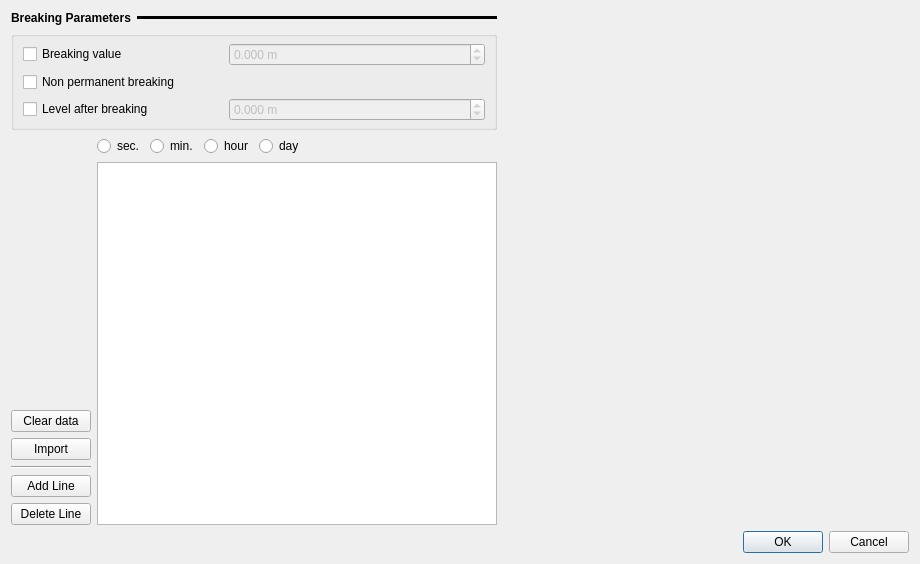
<?xml version="1.0" encoding="UTF-8"?>
<ui version="4.0">
 <class>Form</class>
 <widget class="QWidget" name="Form">
  <property name="geometry">
   <rect>
    <x>0</x>
    <y>0</y>
    <width>920</width>
    <height>564</height>
   </rect>
  </property>
  <property name="windowTitle">
   <string>Form</string>
  </property>
  <layout class="QGridLayout" name="gridLayout">
   <item row="2" column="0">
    <layout class="QHBoxLayout" name="horizontalLayout">
     <item>
      <layout class="QVBoxLayout" name="verticalLayout_2">
       <item>
        <spacer name="verticalSpacer_3">
         <property name="orientation">
          <enum>Qt::Vertical</enum>
         </property>
         <property name="sizeHint" stdset="0">
          <size>
           <width>20</width>
           <height>40</height>
          </size>
         </property>
        </spacer>
       </item>
       <item>
        <widget class="QPushButton" name="b_clear">
         <property name="text">
          <string>Clear data</string>
         </property>
        </widget>
       </item>
       <item>
        <widget class="QPushButton" name="b_import">
         <property name="text">
          <string>Import</string>
         </property>
        </widget>
       </item>
       <item>
        <widget class="Line" name="line">
         <property name="orientation">
          <enum>Qt::Horizontal</enum>
         </property>
        </widget>
       </item>
       <item>
        <widget class="QPushButton" name="b_add_line">
         <property name="text">
          <string>Add Line</string>
         </property>
        </widget>
       </item>
       <item>
        <widget class="QPushButton" name="b_delete_line">
         <property name="text">
          <string>Delete Line</string>
         </property>
        </widget>
       </item>
      </layout>
     </item>
     <item>
      <layout class="QVBoxLayout" name="verticalLayout_3">
       <item>
        <layout class="QHBoxLayout" name="horizontalLayout_2">
         <item>
          <widget class="QRadioButton" name="rb_sec">
           <property name="text">
            <string>sec.</string>
           </property>
          </widget>
         </item>
         <item>
          <widget class="QRadioButton" name="rb_min">
           <property name="text">
            <string>min.</string>
           </property>
          </widget>
         </item>
         <item>
          <widget class="QRadioButton" name="rb_hour">
           <property name="text">
            <string>hour</string>
           </property>
          </widget>
         </item>
         <item>
          <widget class="QRadioButton" name="rb_day">
           <property name="text">
            <string>day</string>
           </property>
          </widget>
         </item>
         <item>
          <spacer name="horizontalSpacer_3">
           <property name="orientation">
            <enum>Qt::Horizontal</enum>
           </property>
           <property name="sizeHint" stdset="0">
            <size>
             <width>40</width>
             <height>20</height>
            </size>
           </property>
          </spacer>
         </item>
        </layout>
       </item>
       <item>
        <widget class="QTableView" name="tab_sets">
         <property name="enabled">
          <bool>true</bool>
         </property>
         <property name="sizePolicy">
          <sizepolicy hsizetype="Expanding" vsizetype="Expanding">
           <horstretch>0</horstretch>
           <verstretch>0</verstretch>
          </sizepolicy>
         </property>
         <property name="minimumSize">
          <size>
           <width>400</width>
           <height>0</height>
          </size>
         </property>
         <attribute name="horizontalHeaderDefaultSectionSize">
          <number>50</number>
         </attribute>
         <attribute name="verticalHeaderDefaultSectionSize">
          <number>22</number>
         </attribute>
        </widget>
       </item>
      </layout>
     </item>
    </layout>
   </item>
   <item row="1" column="0">
    <widget class="QGroupBox" name="grp_break">
     <property name="title">
      <string/>
     </property>
     <layout class="QGridLayout" name="gridLayout_8">
      <property name="topMargin">
       <number>6</number>
      </property>
      <property name="bottomMargin">
       <number>6</number>
      </property>
      <item row="0" column="0">
       <widget class="QCheckBox" name="cc_break_val">
        <property name="enabled">
         <bool>true</bool>
        </property>
        <property name="sizePolicy">
         <sizepolicy hsizetype="Maximum" vsizetype="Fixed">
          <horstretch>0</horstretch>
          <verstretch>0</verstretch>
         </sizepolicy>
        </property>
        <property name="minimumSize">
         <size>
          <width>200</width>
          <height>0</height>
         </size>
        </property>
        <property name="text">
         <string>Breaking value</string>
        </property>
       </widget>
      </item>
      <item row="1" column="0">
       <widget class="QCheckBox" name="cc_temp_break">
        <property name="text">
         <string>Non permanent breaking</string>
        </property>
       </widget>
      </item>
      <item row="0" column="1">
       <widget class="QDoubleSpinBox" name="sb_break_val">
        <property name="enabled">
         <bool>false</bool>
        </property>
        <property name="suffix">
         <string> m</string>
        </property>
        <property name="decimals">
         <number>3</number>
        </property>
        <property name="minimum">
         <double>-1000000000.000000000000000</double>
        </property>
        <property name="maximum">
         <double>10000000.000000000000000</double>
        </property>
        <property name="singleStep">
         <double>0.010000000000000</double>
        </property>
       </widget>
      </item>
      <item row="3" column="0">
       <widget class="QCheckBox" name="cc_break_lvl">
        <property name="text">
         <string>Level after breaking</string>
        </property>
       </widget>
      </item>
      <item row="3" column="1">
       <widget class="QDoubleSpinBox" name="sb_break_lvl">
        <property name="enabled">
         <bool>false</bool>
        </property>
        <property name="suffix">
         <string> m</string>
        </property>
        <property name="decimals">
         <number>3</number>
        </property>
        <property name="minimum">
         <double>-1000000000.000000000000000</double>
        </property>
        <property name="maximum">
         <double>10000000.000000000000000</double>
        </property>
        <property name="singleStep">
         <double>0.010000000000000</double>
        </property>
       </widget>
      </item>
     </layout>
    </widget>
   </item>
   <item row="0" column="0">
    <layout class="QHBoxLayout" name="horizontalLayout_7">
     <item>
      <widget class="QLabel" name="tit_break">
       <property name="sizePolicy">
        <sizepolicy hsizetype="Maximum" vsizetype="Preferred">
         <horstretch>0</horstretch>
         <verstretch>0</verstretch>
        </sizepolicy>
       </property>
       <property name="font">
        <font>
         <weight>75</weight>
         <bold>true</bold>
        </font>
       </property>
       <property name="text">
        <string>Breaking Parameters</string>
       </property>
      </widget>
     </item>
     <item>
      <widget class="Line" name="line_break">
       <property name="frameShadow">
        <enum>QFrame::Plain</enum>
       </property>
       <property name="lineWidth">
        <number>10</number>
       </property>
       <property name="midLineWidth">
        <number>4</number>
       </property>
       <property name="orientation">
        <enum>Qt::Horizontal</enum>
       </property>
      </widget>
     </item>
    </layout>
   </item>
   <item row="3" column="1">
    <widget class="QDialogButtonBox" name="b_valid">
     <property name="locale">
      <locale language="English" country="UnitedStates"/>
     </property>
     <property name="standardButtons">
      <set>QDialogButtonBox::Cancel|QDialogButtonBox::Ok</set>
     </property>
     <property name="centerButtons">
      <bool>false</bool>
     </property>
    </widget>
   </item>
   <item row="0" column="1" rowspan="3">
    <layout class="QVBoxLayout" name="lay_graph_m1"/>
   </item>
  </layout>
  <action name="actionB_delete">
   <property name="text">
    <string>b_delete</string>
   </property>
   <property name="toolTip">
    <string>b_delete</string>
   </property>
  </action>
  <action name="actionB_import">
   <property name="text">
    <string>b_import</string>
   </property>
   <property name="toolTip">
    <string>b_import</string>
   </property>
  </action>
  <action name="actionB_addLine">
   <property name="text">
    <string>b_addLine</string>
   </property>
   <property name="toolTip">
    <string>b_addLine</string>
   </property>
  </action>
  <action name="actionB_delLine">
   <property name="text">
    <string>b_delLine</string>
   </property>
   <property name="toolTip">
    <string>b_delLine</string>
   </property>
  </action>
 </widget>
 <resources/>
 <connections>
  <connection>
   <sender>b_add_line</sender>
   <signal>clicked()</signal>
   <receiver>actionB_addLine</receiver>
   <slot>trigger()</slot>
   <hints>
    <hint type="sourcelabel">
     <x>48</x>
     <y>483</y>
    </hint>
    <hint type="destinationlabel">
     <x>-1</x>
     <y>-1</y>
    </hint>
   </hints>
  </connection>
  <connection>
   <sender>b_clear</sender>
   <signal>clicked()</signal>
   <receiver>actionB_delete</receiver>
   <slot>trigger()</slot>
   <hints>
    <hint type="sourcelabel">
     <x>48</x>
     <y>416</y>
    </hint>
    <hint type="destinationlabel">
     <x>-1</x>
     <y>-1</y>
    </hint>
   </hints>
  </connection>
  <connection>
   <sender>b_delete_line</sender>
   <signal>clicked()</signal>
   <receiver>actionB_delLine</receiver>
   <slot>trigger()</slot>
   <hints>
    <hint type="sourcelabel">
     <x>48</x>
     <y>512</y>
    </hint>
    <hint type="destinationlabel">
     <x>-1</x>
     <y>-1</y>
    </hint>
   </hints>
  </connection>
  <connection>
   <sender>b_import</sender>
   <signal>clicked()</signal>
   <receiver>actionB_import</receiver>
   <slot>trigger()</slot>
   <hints>
    <hint type="sourcelabel">
     <x>48</x>
     <y>445</y>
    </hint>
    <hint type="destinationlabel">
     <x>-1</x>
     <y>-1</y>
    </hint>
   </hints>
  </connection>
 </connections>
</ui>
